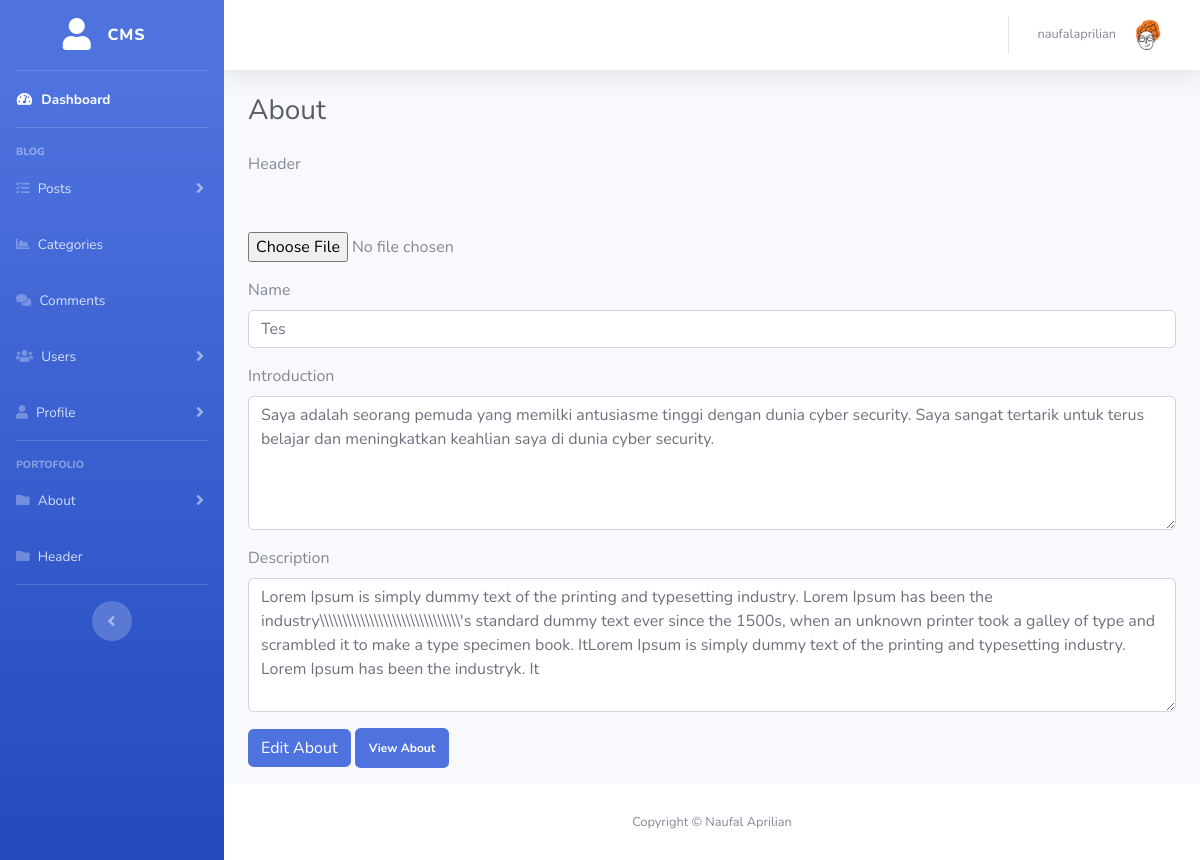
Page /admin/about_text.php (signed in) on the committed database.
### tables this page shows
CREATE TABLE `users` (
  `user_id` int(3) NOT NULL,
  `user_username` varchar(255) NOT NULL,
  `user_password` varchar(255) NOT NULL,
  `user_firstname` varchar(255) NOT NULL,
  `user_lastname` varchar(255) NOT NULL,
  `user_email` varchar(255) NOT NULL,
  `user_image` varchar(100) NOT NULL DEFAULT 'default.png',
  `user_role` varchar(255) NOT NULL DEFAULT 'user',
  `token` text NOT NULL
);

CREATE TABLE `about` (
  `about_id` int(11) NOT NULL,
  `about_name` varchar(100) NOT NULL,
  `about_description` text NOT NULL,
  `about_photo` varchar(100) NOT NULL,
  `about_introduction` varchar(255) NOT NULL
);

### admin/about_text.php (the view, shortened to what this page needs)
<?php
include 'includes/admin_header.php';
?>
<?php
    $query = "SELECT * FROM about";
    $select_about = mysqli_query($connection,$query);
    while($row = mysqli_fetch_assoc($select_about)){
        $about_name = $row['about_name'];
        $about_introduction = $row['about_introduction'];
        $about_description = $row['about_description'];
    }
?>
<body id="page-top">
<div id="wrapper">
        <?php include 'includes/admin_sidebar.php';?>
    <div id="content-wrapper" class="d-flex flex-column">
        <div id="content">
                <?php include 'includes/admin_topbar.php'; ?>
            <div class="container-fluid">
                <div class="d-sm-flex align-items-center justify-content-between mb-4">
                    <h1 class="h3 mb-0 text-gray-800">About</h1>
                </div>
                <div class="row">
<div class="col-lg-12">
<form action="" method="post" enctype="multipart/form-data">
<div class="form-group">
    <label for="image">Header</label>
    <br>
        <br> <br>
        <input type="file" name="image">
    </div>
    <div class="form-group">
        <label for="name">Name</label>
        <input type="text" class="form-control" id="name" name="about_name" value="<?php echo $about_name?>">
    </div>
    <div class="form-group">
        <label for="introduction">Introduction</label>
        <textarea name="about_introduction" class="form-control" id="introduction" cols="30" rows="5"  ><?php echo $about_introduction?></textarea>
    </div>
    <div class="form-group">
        <label for="post_status">Description</label>
        <textarea name="about_description" class="form-control" id="" cols="30" rows="5"><?php echo $about_description?></textarea>
    </div>
    <div class="form-group">
        <a href="includes/edit_about_text.php"><input class="btn btn-primary" type="submit" name="edit_about" value="Edit About"></a>
        <td><a href="../about.php" class="badge badge-primary" style="padding: 14px;" target="blank">View About</a></td>
    </div>
</form>
</div>
</div>
</div>
</div>
<?php
include 'includes/admin_copyright.php';
?>
</div>
</div>
<?php include 'includes/admin_footer.php'; ?>

### admin/includes/admin_topbar.php (shortened to what this page needs)
<?php
if (isset($_SESSION['user_id'])) {
    $user_id = $_SESSION['user_id'];
    $query = "SELECT * FROM users WHERE `user_id` = $user_id";
    $select_user = mysqli_query($connection,$query);
    while($row = mysqli_fetch_assoc($select_user)){
        $user_username = $row['user_username'];
        $user_image = $row['user_image'];
    }
}
?>
<nav class="navbar navbar-expand navbar-light bg-white topbar mb-4 static-top shadow">
<ul class="navbar-nav ml-auto">
    <li class="nav-item dropdown no-arrow">
        <a class="nav-link dropdown-toggle" href="#" id="userDropdown" role="button"
            data-toggle="dropdown" aria-haspopup="true" aria-expanded="false">
            <span class="mr-2 d-none d-lg-inline text-gray-600 small"><?php echo $user_username ?></span>
            <img class="img-profile rounded-circle"
                src="../images/profile/<?php echo $user_image ?>">
        </a>
    </li>
</ul>
</nav>

### rows in the picture
users: user_username "naufalaprilian", user_image (placeholder picture)
about: about_name "Tes", about_introduction "Saya adalah seorang pemuda yang memilki antusiasme tinggi dengan dunia cyber security. Saya sangat tertarik untuk terus belajar dan meningkatkan keahlian saya di dunia cyber security.", about_description "Lorem Ipsum is simply dummy text of the printing and typesetting industry. Lorem Ipsum has been the industry\\\\\\\\\\\\\\\\\\\\\\\\\\\\\\\\\\\\\\\\\\\\\\\\\\\\\\\\\\\\\\'s standard dummy text ever since the 1500s, when an unknown printer took a galley of type and scrambled it to make a type specimen book. ItLorem Ipsum is simply dummy text of the printing and typesetting industry. Lorem Ipsum has been the industryk. It"
